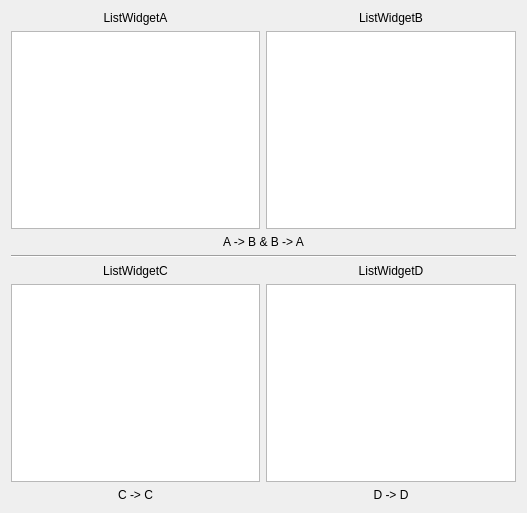
<?xml version="1.0" encoding="UTF-8"?>
<ui version="4.0">
 <class>Dialog</class>
 <widget class="QDialog" name="Dialog">
  <property name="geometry">
   <rect>
    <x>0</x>
    <y>0</y>
    <width>527</width>
    <height>513</height>
   </rect>
  </property>
  <property name="windowTitle">
   <string>Dialog</string>
  </property>
  <layout class="QVBoxLayout" name="verticalLayout_5">
   <item>
    <layout class="QGridLayout" name="gridLayout">
     <item row="0" column="0">
      <layout class="QVBoxLayout" name="verticalLayout">
       <item>
        <widget class="QLabel" name="label">
         <property name="text">
          <string>ListWidgetA</string>
         </property>
         <property name="alignment">
          <set>Qt::AlignCenter</set>
         </property>
        </widget>
       </item>
       <item>
        <widget class="DragListWidget" name="listA"/>
       </item>
      </layout>
     </item>
     <item row="0" column="1">
      <layout class="QVBoxLayout" name="verticalLayout_2">
       <item>
        <widget class="QLabel" name="label_2">
         <property name="text">
          <string>ListWidgetB</string>
         </property>
         <property name="alignment">
          <set>Qt::AlignCenter</set>
         </property>
        </widget>
       </item>
       <item>
        <widget class="DragListWidget" name="listB"/>
       </item>
      </layout>
     </item>
     <item row="1" column="0" colspan="2">
      <widget class="QLabel" name="label_5">
       <property name="text">
        <string>A -&gt; B &amp; B -&gt; A</string>
       </property>
       <property name="alignment">
        <set>Qt::AlignCenter</set>
       </property>
      </widget>
     </item>
    </layout>
   </item>
   <item>
    <widget class="Line" name="line">
     <property name="orientation">
      <enum>Qt::Horizontal</enum>
     </property>
    </widget>
   </item>
   <item>
    <layout class="QHBoxLayout" name="horizontalLayout">
     <item>
      <layout class="QVBoxLayout" name="verticalLayout_3">
       <item>
        <widget class="QLabel" name="label_3">
         <property name="text">
          <string>ListWidgetC</string>
         </property>
         <property name="alignment">
          <set>Qt::AlignCenter</set>
         </property>
        </widget>
       </item>
       <item>
        <widget class="DragListWidget" name="listC"/>
       </item>
       <item>
        <widget class="QLabel" name="label_7">
         <property name="text">
          <string>C -&gt; C</string>
         </property>
         <property name="alignment">
          <set>Qt::AlignCenter</set>
         </property>
        </widget>
       </item>
      </layout>
     </item>
     <item>
      <layout class="QVBoxLayout" name="verticalLayout_4">
       <item>
        <widget class="QLabel" name="label_4">
         <property name="text">
          <string>ListWidgetD</string>
         </property>
         <property name="alignment">
          <set>Qt::AlignCenter</set>
         </property>
        </widget>
       </item>
       <item>
        <widget class="DragListWidget" name="listD"/>
       </item>
       <item>
        <widget class="QLabel" name="label_8">
         <property name="text">
          <string>D -&gt; D</string>
         </property>
         <property name="alignment">
          <set>Qt::AlignCenter</set>
         </property>
        </widget>
       </item>
      </layout>
     </item>
    </layout>
   </item>
  </layout>
 </widget>
 <layoutdefault spacing="6" margin="11"/>
 <customwidgets>
  <customwidget>
   <class>DragListWidget</class>
   <extends>QListWidget</extends>
   <header>draglistwidget.h</header>
  </customwidget>
 </customwidgets>
 <resources/>
 <connections/>
</ui>
